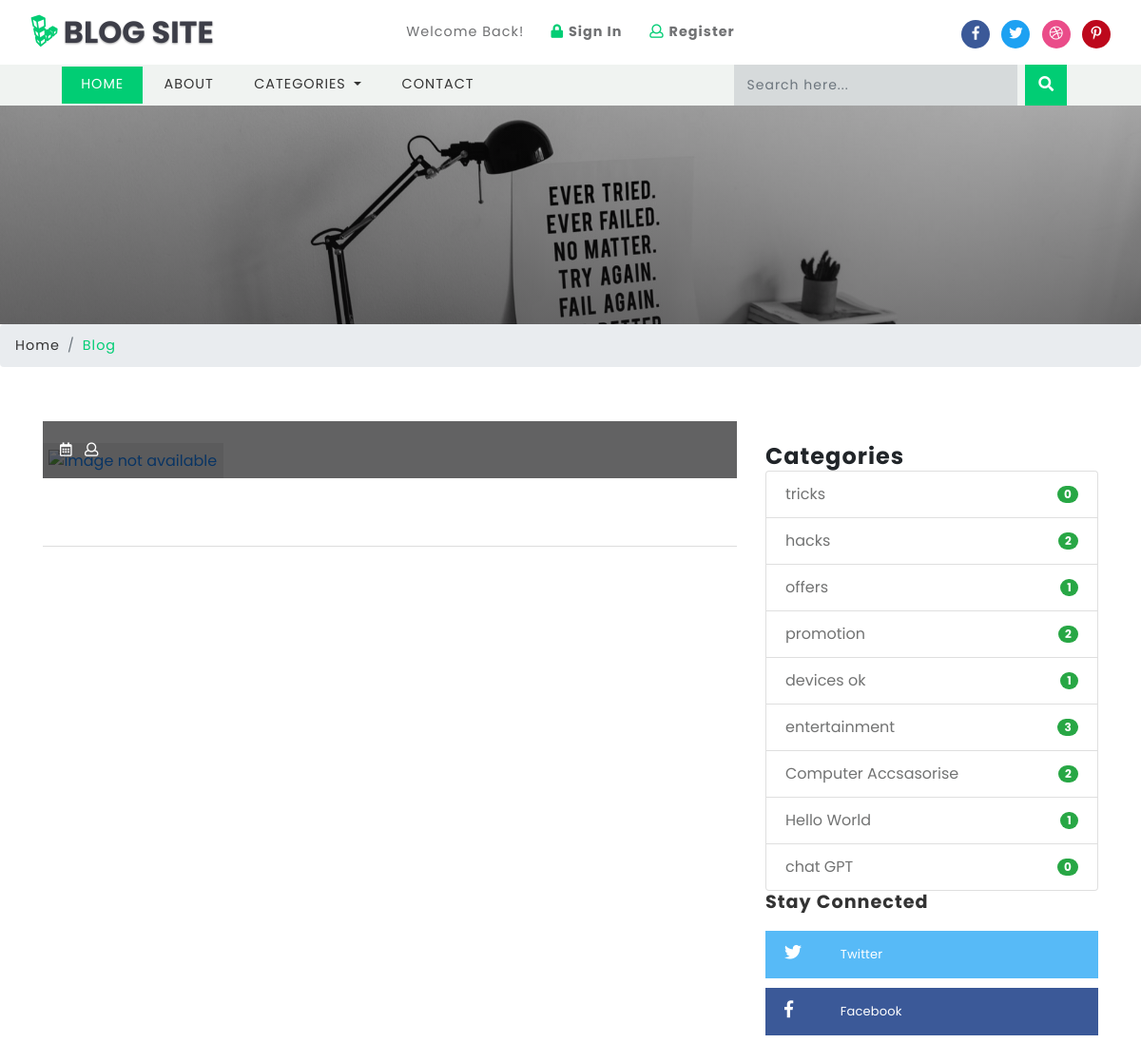
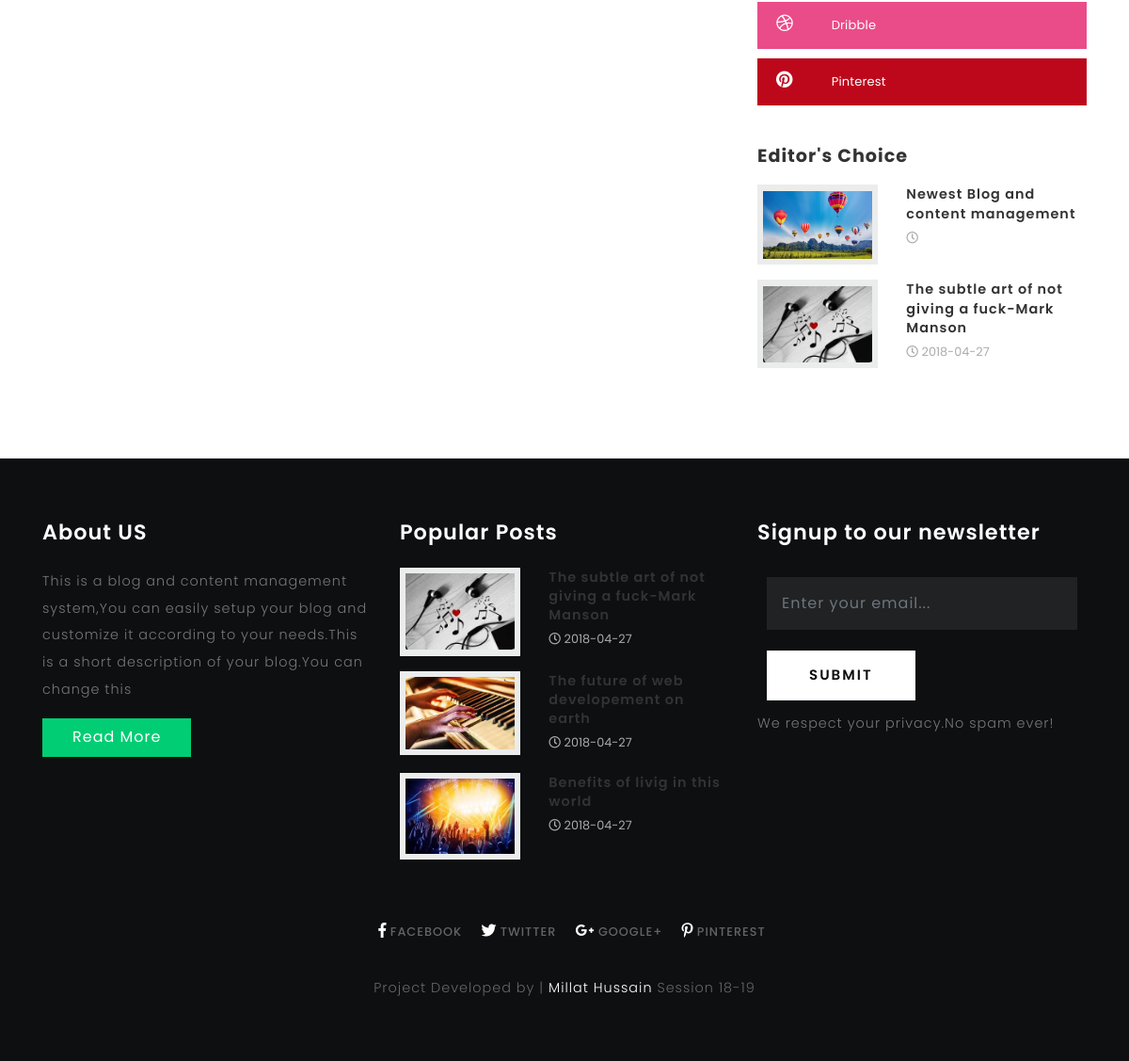
The page /single.php on the database its author committed (2 pictures, top to bottom).
### tables this page shows
CREATE TABLE `blog_categories` (
  `id` int(10) UNSIGNED NOT NULL,
  `name` varchar(40) NOT NULL
);

CREATE TABLE `blogs` (
  `id` int(10) UNSIGNED NOT NULL,
  `title` varchar(190) NOT NULL,
  `tags` varchar(40) NOT NULL,
  `content` text NOT NULL,
  `photo` varchar(50) NOT NULL,
  `posted` varchar(40) NOT NULL,
  `date` date DEFAULT NULL,
  `author` varchar(40) DEFAULT NULL,
  `category` int(10) UNSIGNED NOT NULL
);

CREATE TABLE `titles` (
  `id` int(10) UNSIGNED NOT NULL,
  `website_name` varchar(40) DEFAULT NULL,
  `tagline` varchar(40) DEFAULT NULL,
  `icon` varchar(40) DEFAULT NULL,
  `keywords` varchar(220) DEFAULT NULL,
  `short_description` varchar(200) DEFAULT NULL,
  `bannertext1` varchar(150) DEFAULT NULL,
  `bannertext2` varchar(150) DEFAULT NULL,
  `bannertext3` varchar(150) DEFAULT NULL,
  `bannertext4` varchar(150) DEFAULT NULL,
  `detailed_description` text,
  `address` varchar(40) DEFAULT NULL,
  `email` varchar(80) DEFAULT NULL,
  `phone` varchar(40) DEFAULT NULL,
  `googlemap` varchar(255) DEFAULT NULL
);

### libs/fetch_data.php (the view, shortened to what this page needs)
<?php
function getjavascripts($table){
require("database/db_connect.php");
	$sql="SELECT * FROM $table ";
	if ($result=mysqli_query($con,$sql))
	{
		$rowcount=mysqli_num_rows($result);
		if ($rowcount==0) {
			echo 'No script';
		}
		foreach ($result as $jsscripts => $js) {
			echo ''.$js['javascript'].'';
		}
	}
}
function getshortdescription($table){
	require("database/db_connect.php");
	$sql="SELECT * FROM $table ";
	if ($result=mysqli_query($con,$sql))
	{
		foreach ($result as $titles => $sdc) {
			echo ''.$sdc['short_description'].'';
		}
	}
}
function countcategories(){
	require("database/db_connect.php");
	$sql="SELECT * FROM blog_categories LIMIT 10";
	if ($result=mysqli_query($con,$sql))
	{
		foreach ($result as $categoriescount => $categorydata) {
			$categoryid=$categorydata['id'];
			$sql="SELECT * FROM blogs WHERE category='$categoryid'";
			if ($result=mysqli_query($con,$sql)) {
				$rowcountcategory=mysqli_num_rows($result);
			}
			echo '<li class="list-group-item d-flex justify-content-between align-items-center">
			'.$categorydata['name'].'
			<span class="badge badge-success badge-pill">'.$rowcountcategory.'</span>
			</li>';
		}
	}
}
function getwebname($table){
	require("database/db_connect.php");
	$sql="SELECT * FROM $table ";
	if ($result=mysqli_query($con,$sql))
	{
		$rowcount=mysqli_num_rows($result);
		if ($rowcount==0) {
			echo 'No Name!!';
		}
		foreach ($result as $titles => $blogname) {
			echo ''.$blogname['website_name'].'';
		}
	}
}
function getlinks($table,$platform){
	require("database/db_connect.php");
	$sql="SELECT * FROM $table ";
	if ($result=mysqli_query($con,$sql))
	{
		$rowcount=mysqli_num_rows($result);
		if ($rowcount==0) {
			echo '#';
		}
		foreach ($result as $link => $site) {
			if ($platform=="facebook") {
				echo ''.$site['facebook'].'';
			}
			elseif ($platform=="twitter") {
				echo ''.$site['twitter'].'';
			}
			elseif ($platform=="googleplus") {
				echo ''.$site['googleplus'].'';
			}
			elseif ($platform=="pinterest") {
				echo ''.$site['pinterest'].'';
			}
			elseif ($platform=="dribble") {
				echo ''.$site['dribble'].'';
			}
		}
	}
}
function getcategoriesmenu($table)
{
	require("database/db_connect.php");
	$sql="SELECT * FROM $table ";
	if ($result=mysqli_query($con,$sql))
	{
		$rowcount=mysqli_num_rows($result);
		if ($rowcount==0) {
			echo 'No Categories';
		}
		foreach ($result as $blog_categories => $category) {
			echo '<a class="dropdown-item" href="category.php?id='.$category['id'].'">'.$category['name'].'</a>
			<div class="dropdown-divider"></div>';
		}
	}
}
function geteditorschoice($table){
	require("database/db_connect.php");
	$sql="SELECT * FROM $table ORDER BY id DESC LIMIT 8";
	if ($result=mysqli_query($con,$sql))
	{
		foreach ($result as $edschoice => $choice) {
			$postid=$choice['blog'];
			$sql="SELECT * FROM blogs WHERE id='$postid'";
			if ($result=mysqli_query($con,$sql)) {
				foreach ($result as $posts => $postdata) {
					echo '<div class="blog-grids row mb-3">
								<div class="col-md-5 blog-grid-left">
									<a href="single.php?id='.$postdata['id'].'">
										<img src="blogadmin/images/'.$postdata['photo'].'" class="img-fluid" alt="fantastic cms">
									</a>
								</div>
								<div class="col-md-7 blog-grid-right">
									<h5>
										<a href="single.php?id='.$postdata['id'].'"> '.$postdata['title'].'</a>
									</h5>
									<div class="sub-meta">
										<span>
											<i class="far fa-clock"></i> '.$postdata['date'].'</span>
									</div>
								</div>
							</div>';
				}
			}
		}
	}
}
function getpopularposts($table){
	require("database/db_connect.php");
	$sql="SELECT * FROM $table ORDER BY count DESC LIMIT 3";
	if ($result=mysqli_query($con,$sql))
	{
		foreach ($result as $pagehits => $hits) {
			$storepage=$hits['page'];
			$sql="SELECT * FROM blogs WHERE title='$storepage'";
			if ($result=mysqli_query($con,$sql)) {
				foreach ($result as $allblogs => $specificblog) {
					echo '<div class="blog-grids row mb-3">
							<div class="col-md-5 blog-grid-left">
								<a href="single.php?id='.$specificblog['id'].'">
									<img src="blogadmin/images/'.$specificblog['photo'].'" class="img-fluid" alt="fantastic cms">
								</a>
							</div>
							<div class="col-md-7 blog-grid-right">
								<h5>
									<a href="single.php?id='.$specificblog['id'].'">'.$specificblog['title'].' </a>
								</h5>
								<div class="sub-meta">
									<span>
										<i class="far fa-clock"></i> '.$specificblog['date'].'</span>
								</div>
							</div>
						</div>';
				}
			}
		}
	}
}
?>

### css/single.css (style rules this page uses)
.tech-btm img { background: #fff; padding: 6px; }

### css/style.css (style rules this page uses)
html, body { margin: 0; font-size: 100%; font-family: 'Poppins', sans-serif; background: #fff; }
body a { text-decoration: none; transition: 0.5s all; -webkit-transition: 0.5s all; -moz-transition: 0.5s all; -o-transition: 0.5s all; -ms-transition: 0.5s all; }
h1, h2, h3, h4, h5, h6 { margin: 0; font-family: 'Poppins', sans-serif; letter-spacing:1px; }
.tech-btm img { background: #ebecec; padding: .4em; }
.tech-btm h5 { font-size: 0.9em; line-height: 1.4em; font-weight: 600; }
.tech-btm h5 a { color:#333; }
.sub-meta span { font-size: 0.8em; color: #a9abad; line-height: 2.5em; }
.footer-grid-agileits-w3ls img { width:100%; }

### rows shown on the page
blog_categories: name "tricks", rowcountcategory "0"
blog_categories: name "hacks", rowcountcategory "2"
blog_categories: name "offers", rowcountcategory "1"
blog_categories: name "promotion", rowcountcategory "2"
blog_categories: name "devices ok", rowcountcategory "1"
blog_categories: name "entertainment", rowcountcategory "3"
blog_categories: name "Computer Accsasorise", rowcountcategory "2"
blog_categories: name "Hello World", rowcountcategory "1"
blog_categories: name "chat GPT", rowcountcategory "0"
blogs: photo (picture), title "Newest Blog and content management"
blogs: photo (picture), title "The subtle art of not giving a fuck-Mark Manson", date "2018-04-27"
titles: short_description "This is a blog and content management system,You can easily setup your blog and customize it according to your needs.This is a short description of your blog.You can change this"
blogs: photo (picture), title "The future of web developement on earth", date "2018-04-27"
blogs: photo (picture), title "Benefits of livig in this world", date "2018-04-27"
